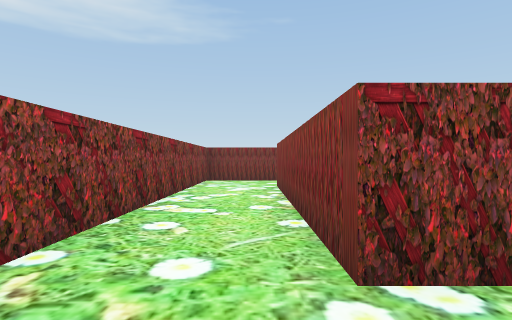
View 1 (above)

16 first-person views from a walk through a scene from a Unity 3-D project. The camera is 0.62 m above the floor, looks level and sees 80° across. The floor is counted in squares, 1 m on a side. Each view is taken from the middle of a square. On the plan, view 1 faces up. The plan holds only what a view shows up to about 9 squares ahead; the rest is blank. The player character is not drawn.

View 2
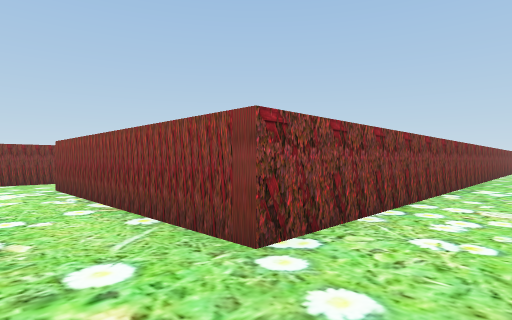

View 3
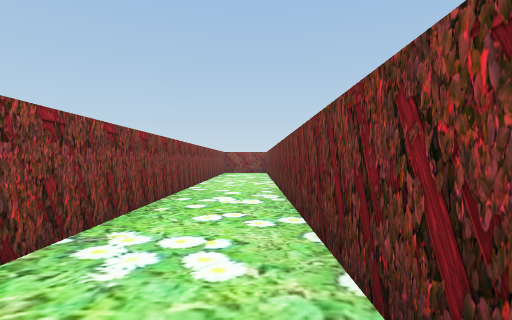

View 4
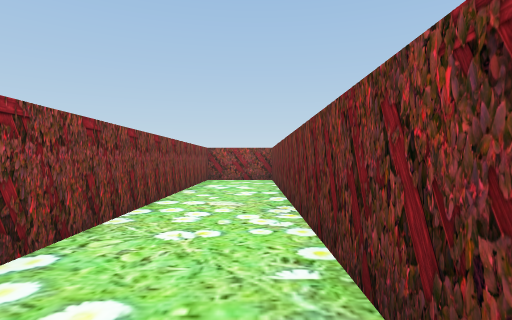

View 5
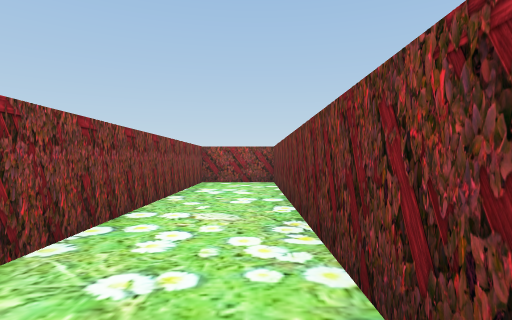

View 6
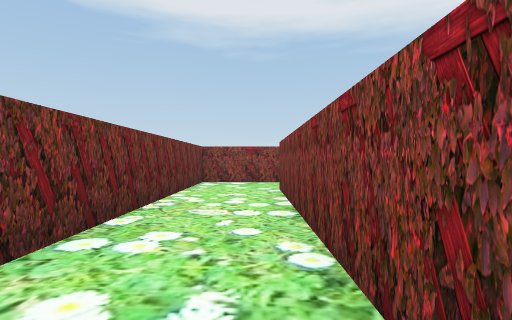

View 7
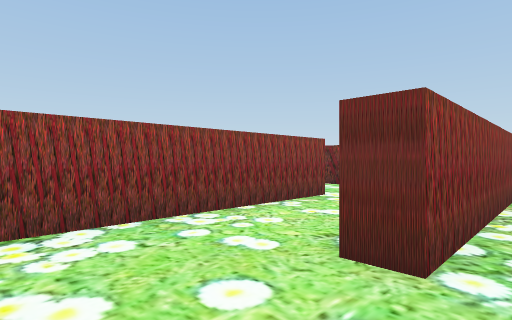

View 8
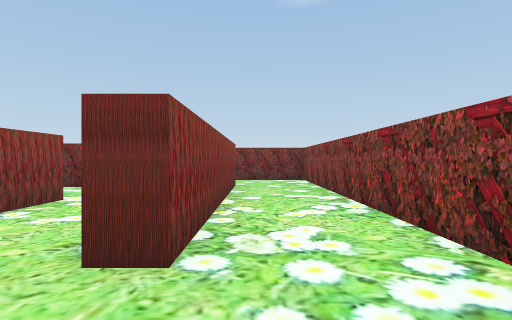

View 9
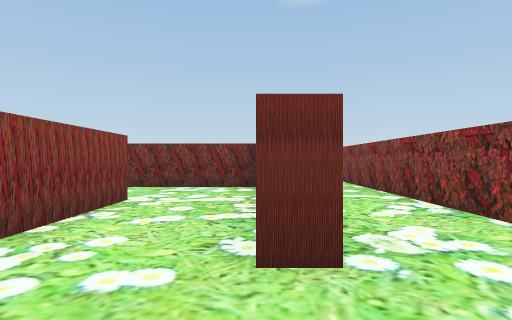

View 10
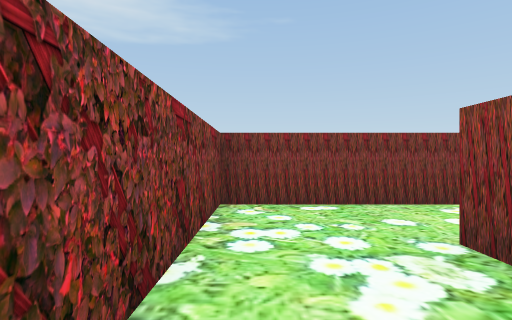

View 11
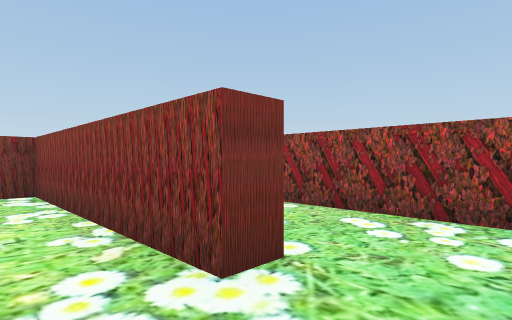

View 12
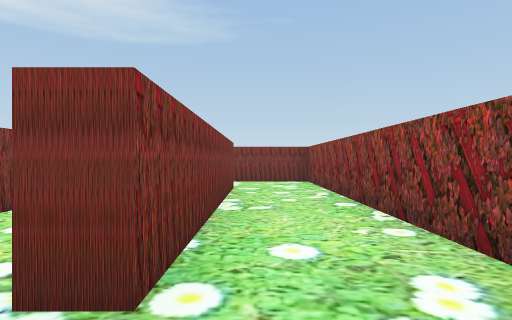

View 13
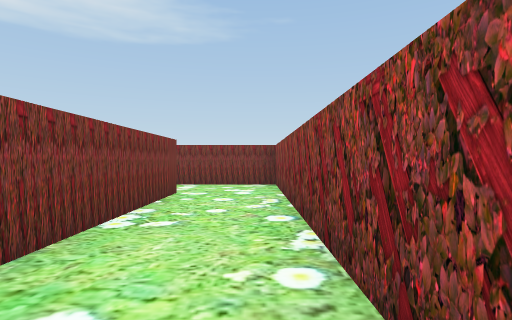

View 14
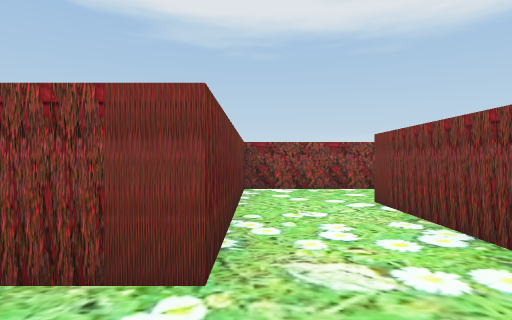

View 15
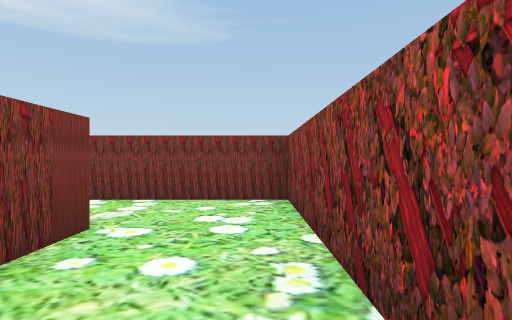

View 16
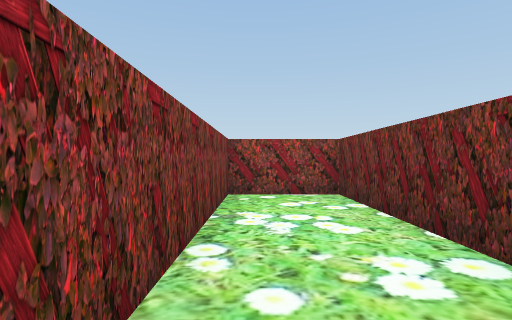

### Floor plan
Points are (right, up) in squares from view 1. A wall is a line through its corners. A room is listed if a view was taken in it or the views show most of it. See-through windows are left out.
Room 1 (views 1, 2, 3, 4, 5, 6, 7, 8, 10, 16)
walls: (0.5, 9.2) (-1.5, 9.2) (-1.5, -0.5) (18.5, -0.5) (18.5, 1.5) (0.5, 1.5) (0.5, 7.2)
ways out: opening at (1, 8.5) to room 2
Room 2 (views 9, 11)
walls: (0.5, 7.2) (1, 7.2); (3, 4.2) (3, 9.2) (0.5, 9.2); (1, 2) (2.5, 2)
ways out: opening at (1, 8.5) to room 1; opening at (3, 3.5) to room 3
Room 3 (views 12, 13, 14, 15)
walls: (5.5, 3.2) (5.5, 11.8) (0.5, 11.8); (0.5, 9.8) (3.5, 9.8) (3.5, 4.2) (3, 4.2); (2.5, 2) (4.5, 2)
ways out: opening at (3, 3.5) to room 2; opening at (1, 11)

Where each view was taken, in squares from view 1:
view 1: 0 up, 0 right, facing up
view 2: 0 up, 1 left, facing up-right
view 3: 0 up, 4 right, facing right
view 4: 0 up, 9 right, facing right
view 5: 0 up, 10 right, facing right
view 6: 1 up, 7 right, facing left
view 7: 9 up, 0 right, facing down-right
view 8: 9 up, 0 right, facing down
view 9: 9 up, 1 right, facing down
view 10: 5 up, 1 left, facing up
view 11: 3 up, 2 right, facing up-right
view 12: 3 up, 4 right, facing up
view 13: 4 up, 5 right, facing up
view 14: 10 up, 5 right, facing left
view 15: 7 up, 5 right, facing up
view 16: 1 up, 13 right, facing right
